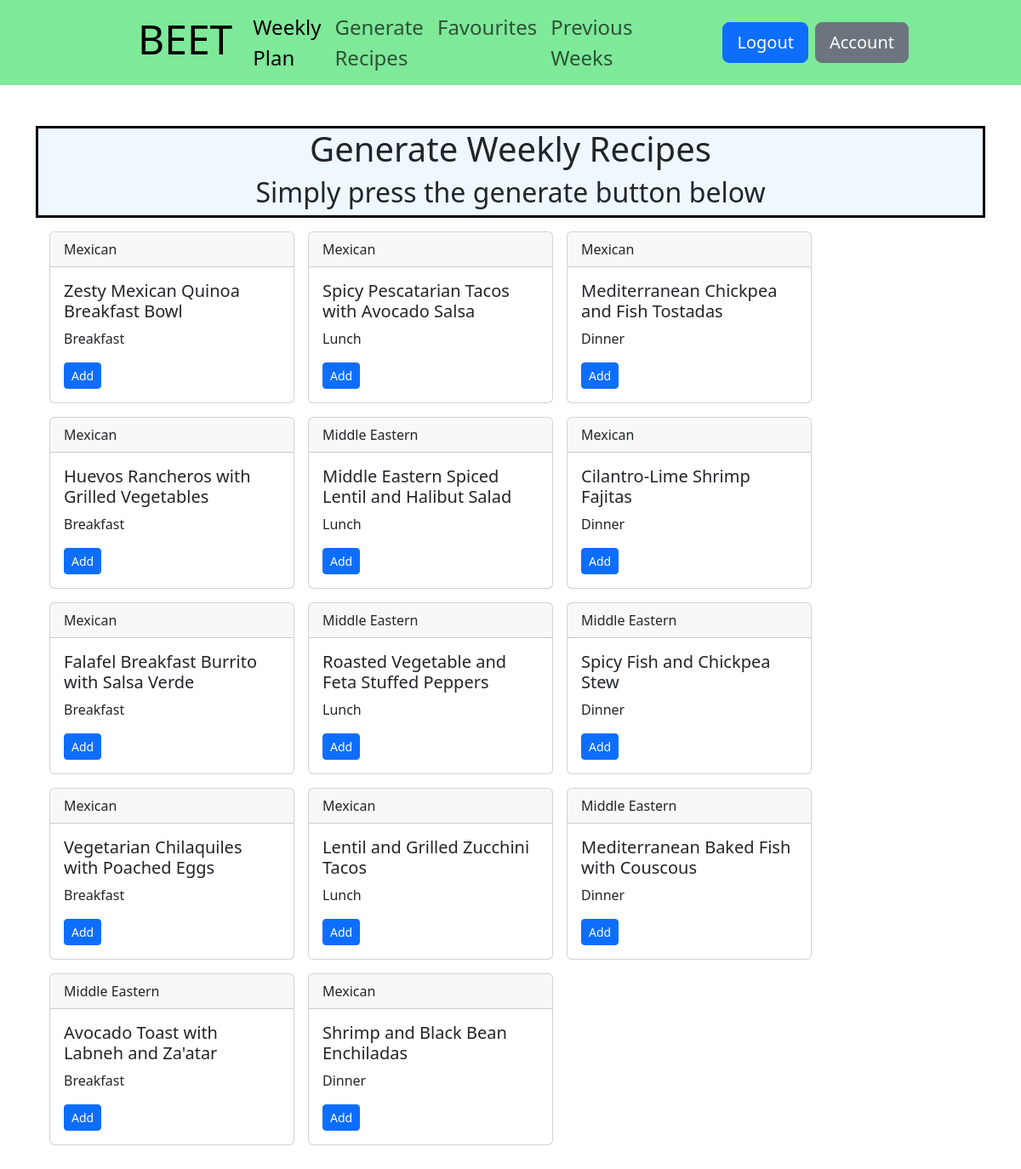
The app's page /generate (signed in) with its own data.
### tables this page shows
CREATE TABLE recipes (id INTEGER PRIMARY KEY AUTOINCREMENT, title TEXT NOT NULL, method TEXT, ingredients TEXT, meal_type TEXT, favourite BOOLEAN DEFAULT 0, user_id INTEGER, cuisine TEXT, FOREIGN KEY (user_id) REFERENCES users(id));

### app.py (the view)
@app.route("/generate", methods=['GET', 'POST'])
@login_required
def generate():
    userDb_data = db.execute('SELECT titles_generated, methods_generated FROM users WHERE id=?', session['user_id'])
    recipeDb_data = db.execute('SELECT * FROM recipes WHERE user_id=?', session['user_id'])
    if request.method == 'POST':
        survey_userData = db.execute('SELECT * FROM survey WHERE userid=?', session['user_id'])
        if not survey_userData:
            flash("Please complete the survey under /account/survey", "error")
            return redirect(url_for('generate'))
        if userDb_data[0]['titles_generated']:
            return render_template('generate.html', recipeDb_data=recipeDb_data, userDb_data=userDb_data)
        if userDb_data[0]['methods_generated']:
            return redirect("/")
        elif not userDb_data[0]['titles_generated'] and not userDb_data[0]['methods_generated']:
            title_prompt_input = (
                "Generate 14 unique recipe titles that adhere to the following criteria:\n\n"
                f"The recipes should match the following dietary requirements: {json.loads(survey_userData[0]['dietary'])}.\n"
                f"The recipes should be based on the following cuisine(s): {json.loads(survey_userData[0]['cuisine'])}.\n"
                f"Each recipe should be designed to serve {survey_userData[0]['servings']} people.\n"
                "For each recipe, indicate whether it is best suited for breakfast, lunch, or dinner.\n"
                "Please return only the JSON array of objects and not even the quotation marks at the start or end of the output where each object contains three fields: "
                "'title' (the recipe title), 'cuisine' (the meals cuisine) and 'meal_type' (the corresponding meal type: breakfast, lunch, or dinner), and nothing else."
                )
            api_response = call_openai_api(title_prompt_input)
            recipes = json.loads(api_response['choices'][0]['message']['content'])
            for recipe in recipes:
                db.execute('INSERT INTO recipes (title, meal_type, cuisine, user_id) VALUES(?,?,?,?)',
                           recipe['title'], recipe['meal_type'], recipe['cuisine'], session['user_id'])
            db.execute('UPDATE users SET titles_generated=? WHERE id=?', True, session['user_id'])
            userDb_data = db.execute('SELECT titles_generated, methods_generated FROM users WHERE id=?', session['user_id'])
            recipes_db = db.execute('SELECT title, cuisine, meal_type FROM recipes WHERE user_id=?', session['user_id'])
            return render_template('generate.html', recipes_db=recipes_db, userDb_data=userDb_data)
        return render_template('generate.html')
    else:
        recipes_db = db.execute('SELECT title, cuisine, meal_type FROM recipes WHERE user_id=?', session['user_id'])
        return render_template('generate.html', userDb_data=userDb_data, recipes_db=recipes_db)

### functions.py (called while the page is built)
def login_required(f):
    @wraps(f)
    def decorated_function(*args, **kwargs):
        if session.get("user_id") is None:
            return redirect("/login")
        return f(*args, **kwargs)
    return decorated_function

### templates/generate.html (shortened to what this page needs)
{% extends "layout.html" %}
{% block main %}
<div class="container-md container-style">
    <h1 class="mb-2">Generate Weekly Recipes</h1>
    <h2 class="mb-2">Simply press the generate button below</h2>
</div>
{% if userDb_data[0]['titles_generated'] %}
<div class="recipe-container">
    {% for recipe in recipes_db %}
    <div class="card text-start recipe-card">
        <div class="card-header">
            {{ recipe['cuisine'] }}
        </div>
        <div class="card-body">
            <h5 class="card-title">{{ recipe['title'] }}</h5>
            <p class="card-text">{{ recipe['meal_type'] }}</p>
            <button type="button" class="btn btn-sm btn-primary">Add</button>
        </div>
    </div>
    {% endfor %}
</div>
{% endif %}
{% endblock %}

### templates/layout.html (shortened to what this page needs)
<!DOCTYPE html>
<html lang="en">
<head>
    <link href="https://cdn.jsdelivr.net/npm/bootstrap@5.3.3/dist/css/bootstrap.min.css" rel="stylesheet"
>
    <link href="/static/styles.css" rel="stylesheet">
</head>
<header>
    <nav class="navbar sticky-top navbar-expand-lg" style="background-color: #7ee999;">
        <div class="container-fluid">
            <a class="navbar-brand h1" href="/">
                BEET
            </a>
            <div class="collapse navbar-collapse">
                {% if session.get("user_id") %}
                <div class="navbar-nav container-fluid">
                    <a class="nav-link active fs-4" aria-current="page" href="#">Weekly Plan</a>
                    <a class="nav-link fs-4" href="{{ url_for('generate') }}">Generate Recipes</a>
                    <a class="nav-link fs-4" href="#">Favourites</a>
                    <a class="nav-link fs-4" href="#">Previous Weeks</a>
                </div>
                <div class="ms-auto container-fluid d-flex justify-content-end" style="margin-right: 100px;">
                    <a class="btn btn-primary btn-lg me-2" href="{{ url_for('logout') }}" type="button">Logout</a>
                    <a class="btn btn-secondary btn-lg me-2" href="{{ url_for('account') }}" type="button">Account</a>
                </div>
                {% endif %}
            </div>
        </div>
    </nav>
</header>
<body>
    <main class="container py-5 text-center">
        {% block main %}{% endblock %}
    </main>
</body>
</html>

### static/styles.css (style rules this page uses)
.navbar { height: 100px; }
.navbar-brand { font-size: 3rem; margin-left: 150px; }
.container-style { border-style: solid; border-color: black; background-color: #f0f8ff; }
.recipe-card { width: 18rem; }
.recipe-container { display: flex; flex-wrap: wrap; gap: 16px; justify-content: flex-start; padding: 16px; }

### records on screen
recipes: cuisine "Mexican", title "Zesty Mexican Quinoa Breakfast Bowl", meal_type "Breakfast"
recipes: cuisine "Mexican", title "Spicy Pescatarian Tacos with Avocado Salsa", meal_type "Lunch"
recipes: cuisine "Mexican", title "Mediterranean Chickpea and Fish Tostadas", meal_type "Dinner"
recipes: cuisine "Mexican", title "Huevos Rancheros with Grilled Vegetables", meal_type "Breakfast"
recipes: cuisine "Middle Eastern", title "Middle Eastern Spiced Lentil and Halibut Salad", meal_type "Lunch"
recipes: cuisine "Mexican", title "Cilantro-Lime Shrimp Fajitas", meal_type "Dinner"
recipes: cuisine "Mexican", title "Falafel Breakfast Burrito with Salsa Verde", meal_type "Breakfast"
recipes: cuisine "Middle Eastern", title "Roasted Vegetable and Feta Stuffed Peppers", meal_type "Lunch"
recipes: cuisine "Middle Eastern", title "Spicy Fish and Chickpea Stew", meal_type "Dinner"
recipes: cuisine "Mexican", title "Vegetarian Chilaquiles with Poached Eggs", meal_type "Breakfast"
recipes: cuisine "Mexican", title "Lentil and Grilled Zucchini Tacos", meal_type "Lunch"
recipes: cuisine "Middle Eastern", title "Mediterranean Baked Fish with Couscous", meal_type "Dinner"
recipes: cuisine "Middle Eastern", title "Avocado Toast with Labneh and Za'atar", meal_type "Breakfast"
recipes: cuisine "Mexican", title "Shrimp and Black Bean Enchiladas", meal_type "Dinner"
